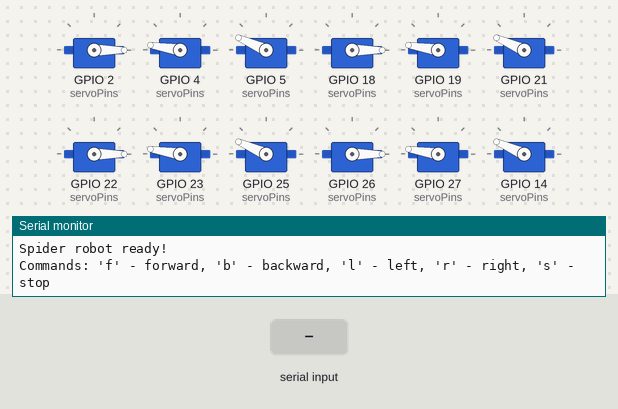
This sketch was run on a simulated ESP32. Parts: 12 × servo, the last lines printed to the serial monitor. The inputs (shaded band) are chosen by the test bench.

Above: at 4.2 s.
4.3 s: "f" received over Serial
At 4.74 s:
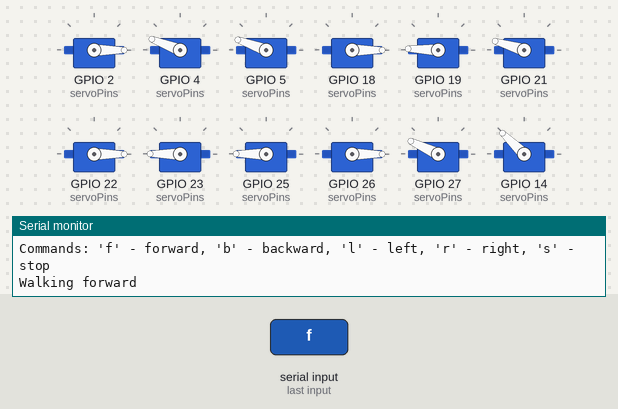
At 5.36 s:
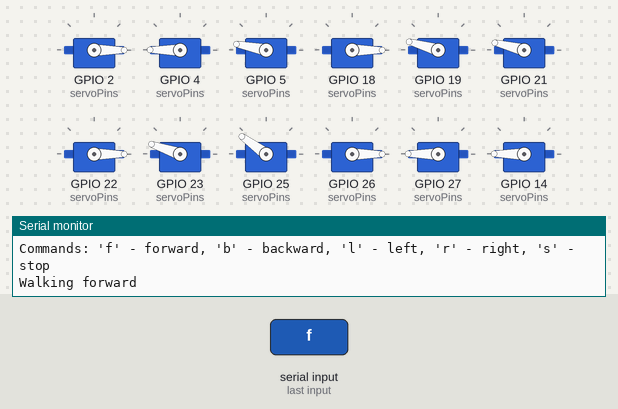
7.3 s: "b" received over Serial
At 8.54 s:
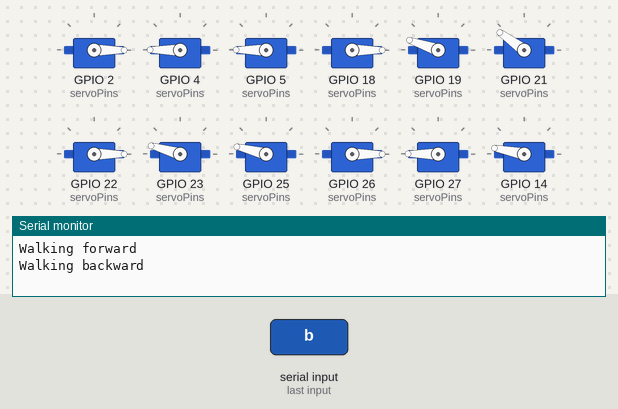
10.3 s: "l" received over Serial
At 11.36 s:
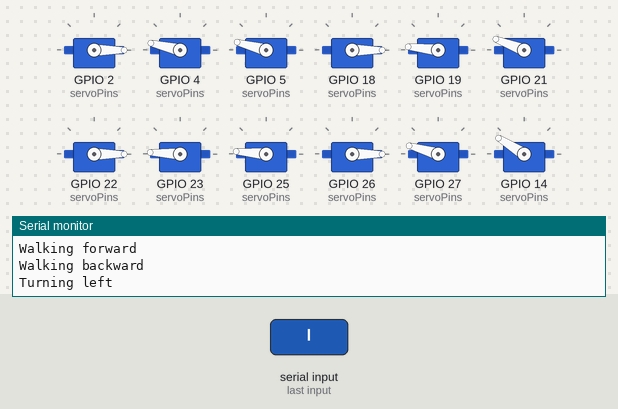
13.3 s: "r" received over Serial
16.3 s: "B" received over Serial
19.3 s: "R" received over Serial
Timing chart, 0 to 23.3 s (numbered marks = the images above; inputs shaded):
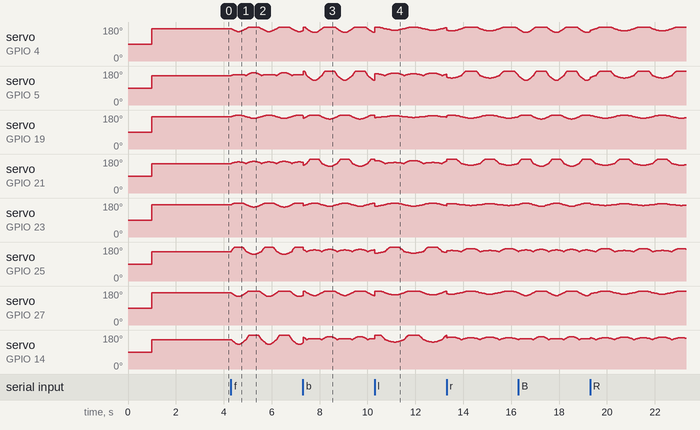

The sketch:

movement.ino
```cpp
#include <ESP32Servo.h>
#include <math.h>

// Constants for leg dimensions (in mm)
#define COXA_LENGTH 30.0    // Length of coxa (hip joint)
#define FEMUR_LENGTH 60.0   // Length of femur (thigh)
#define TIBIA_LENGTH 80.0   // Length of tibia (shin)

// Servo limits (in degrees)
#define SERVO_MIN 0
#define SERVO_MAX 180
#define SERVO_CENTER 90

// Robot configuration
#define NUM_LEGS 8
#define SERVOS_PER_LEG 3
#define TOTAL_SERVOS (NUM_LEGS * SERVOS_PER_LEG)

// Servo pin assignments for ESP32
const int servoPins[NUM_LEGS][SERVOS_PER_LEG] = {
  {2, 4, 5},    // Leg 0 (Front Right): Coxa, Femur, Tibia
  {18, 19, 21}, // Leg 1 (Mid Right)
  {22, 23, 25}, // Leg 2 (Rear Right)
  {26, 27, 14}, // Leg 3 (Rear Left)
  {12, 13, 15}, // Leg 4 (Mid Left)
  {16, 17, 32}, // Leg 5 (Front Left)
  {33, 34, 35}, // Leg 6 (Additional Front Right)
  {36, 37, 38}  // Leg 7 (Additional Front Left)
};

// Servo objects
Servo legServos[NUM_LEGS][SERVOS_PER_LEG];

// Leg position structure
struct LegPosition {
  float x, y, z;
};

// Joint angles structure
struct JointAngles {
  float coxa, femur, tibia;
};

// Default leg positions (relative to body center)
const LegPosition defaultPositions[NUM_LEGS] = {
  {100, -60, -80},  // Leg 0 (Front Right)
  {60, -100, -80},  // Leg 1 (Mid Right)
  {-60, -100, -80}, // Leg 2 (Rear Right)
  {-100, -60, -80}, // Leg 3 (Rear Left)
  {-100, 60, -80},  // Leg 4 (Mid Left)
  {-60, 100, -80},  // Leg 5 (Front Left)
  {60, 100, -80},   // Leg 6 (Additional Front Right)
  {100, 60, -80}    // Leg 7 (Additional Front Left)
};

// Current leg positions
LegPosition currentPositions[NUM_LEGS];

// Gait parameters
float gaitPhase = 0.0;
float stepHeight = 30.0;
float stepLength = 40.0;
bool movingForward = true;

// Movement state
enum MovementState {
  STANDING,
  WALKING_FORWARD,
  WALKING_BACKWARD,
  TURNING_LEFT,
  TURNING_RIGHT,
  CUSTOM_GAIT
};

MovementState currentState = STANDING;

void setup() {
  Serial.begin(115200);
  Serial.println("ESP32 Octopod Spider Robot Initializing...");

  // Initialize servos
  initializeServos();

  // Set initial positions
  for (int i = 0; i < NUM_LEGS; i++) {
    currentPositions[i] = defaultPositions[i];
  }

  // Move to home position
  moveToHomePosition();

  Serial.println("Spider robot ready!");
  Serial.println("Commands: 'f' - forward, 'b' - backward, 'l' - left, 'r' - right, 's' - stop");
}

void loop() {
  // Check for serial commands
  if (Serial.available()) {
    char command = Serial.read();
    handleCommand(command);
  }

  // Update movement based on current state
  updateMovement();

  // Small delay for smooth operation
  delay(20);
}

void initializeServos() {
  for (int leg = 0; leg < NUM_LEGS; leg++) {
    for (int joint = 0; joint < SERVOS_PER_LEG; joint++) {
      legServos[leg][joint].attach(servoPins[leg][joint]);
      legServos[leg][joint].write(SERVO_CENTER);
    }
  }
  delay(1000); // Allow servos to reach position
}

void handleCommand(char command) {
  switch (command) {
    case 'f':
    case 'F':
      currentState = WALKING_FORWARD;
      Serial.println("Walking forward");
      break;
    case 'b':
    case 'B':
      currentState = WALKING_BACKWARD;
      Serial.println("Walking backward");
      break;
    case 'l':
    case 'L':
      currentState = TURNING_LEFT;
      Serial.println("Turning left");
      break;
    case 'r':
    case 'R':
      currentState = TURNING_RIGHT;
      Serial.println("Turning right");
      break;
    case 's':
    case 'S':
      currentState = STANDING;
      Serial.println("Standing");
      break;
    default:
      Serial.println("Unknown command");
      break;
  }
}

void updateMovement() {
  switch (currentState) {
    case STANDING:
      standStill();
      break;
    case WALKING_FORWARD:
      walkForward();
      break;
    case WALKING_BACKWARD:
      walkBackward();
      break;
    case TURNING_LEFT:
      turnLeft();
      break;
    case TURNING_RIGHT:
      turnRight();
      break;
    case CUSTOM_GAIT:
      customGait();
      break;
  }
}

void standStill() {
  // Maintain default positions
  for (int i = 0; i < NUM_LEGS; i++) {
    currentPositions[i] = defaultPositions[i];
  }
  updateAllLegs();
}

void walkForward() {
  // Octopod gait: alternating tetrapod pattern
  // Group 1: legs 0, 2, 4, 6 move together
  // Group 2: legs 1, 3, 5, 7 move together

  gaitPhase += 0.1;
  if (gaitPhase >= 2 * PI) {
    gaitPhase = 0;
  }

  for (int leg = 0; leg < NUM_LEGS; leg++) {
    float legPhase = gaitPhase;
    if (leg % 2 == 1) {
      legPhase += PI; // Offset alternate legs by 180 degrees
    }

    float x_offset = stepLength * sin(legPhase) * 0.5;
    float z_offset = 0;

    // Lift leg during stance phase
    if (sin(legPhase) > 0) {
      z_offset = stepHeight * sin(legPhase);
    }

    currentPositions[leg].x = defaultPositions[leg].x + x_offset;
    currentPositions[leg].y = defaultPositions[leg].y;
    currentPositions[leg].z = defaultPositions[leg].z + z_offset;
  }

  updateAllLegs();
}

void walkBackward() {
  gaitPhase += 0.1;
  if (gaitPhase >= 2 * PI) {
    gaitPhase = 0;
  }

  for (int leg = 0; leg < NUM_LEGS; leg++) {
    float legPhase = gaitPhase;
    if (leg % 2 == 1) {
      legPhase += PI;
    }

    float x_offset = -stepLength * sin(legPhase) * 0.5;
    float z_offset = 0;

    if (sin(legPhase) > 0) {
      z_offset = stepHeight * sin(legPhase);
    }

    currentPositions[leg].x = defaultPositions[leg].x + x_offset;
    currentPositions[leg].y = defaultPositions[leg].y;
    currentPositions[leg].z = defaultPositions[leg].z + z_offset;
  }

  updateAllLegs();
}

void turnLeft() {
  gaitPhase += 0.08;
  if (gaitPhase >= 2 * PI) {
    gaitPhase = 0;
  }

  for (int leg = 0; leg < NUM_LEGS; leg++) {
    float legPhase = gaitPhase;
    if (leg % 2 == 1) {
      legPhase += PI;
    }

    // Different movement for left and right sides
    float direction = (leg < 4) ? 1 : -1; // Right side forward, left side backward
    float x_offset = direction * stepLength * sin(legPhase) * 0.3;
    float z_offset = 0;

    if (sin(legPhase) > 0) {
      z_offset = stepHeight * sin(legPhase);
    }

    currentPositions[leg].x = defaultPositions[leg].x + x_offset;
    currentPositions[leg].y = defaultPositions[leg].y;
    currentPositions[leg].z = defaultPositions[leg].z + z_offset;
  }

  updateAllLegs();
}

void turnRight() {
  gaitPhase += 0.08;
  if (gaitPhase >= 2 * PI) {
    gaitPhase = 0;
  }

  for (int leg = 0; leg < NUM_LEGS; leg++) {
    float legPhase = gaitPhase;
    if (leg % 2 == 1) {
      legPhase += PI;
    }

    // Different movement for left and right sides
    float direction = (leg < 4) ? -1 : 1; // Right side backward, left side forward
    float x_offset = direction * stepLength * sin(legPhase) * 0.3;
    float z_offset = 0;

    if (sin(legPhase) > 0) {
      z_offset = stepHeight * sin(legPhase);
    }

    currentPositions[leg].x = defaultPositions[leg].x + x_offset;
    currentPositions[leg].y = defaultPositions[leg].y;
    currentPositions[leg].z = defaultPositions[leg].z + z_offset;
  }

  updateAllLegs();
}

void customGait() {
  // Wave gait - each leg moves in sequence
  gaitPhase += 0.05;
  if (gaitPhase >= 2 * PI) {
    gaitPhase = 0;
  }

  for (int leg = 0; leg < NUM_LEGS; leg++) {
    float legPhase = gaitPhase + (leg * PI / 4); // Offset each leg by 45 degrees

    float x_offset = stepLength * sin(legPhase) * 0.5;
    float z_offset = 0;

    if (sin(legPhase) > 0) {
      z_offset = stepHeight * sin(legPhase);
    }

    currentPositions[leg].x = defaultPositions[leg].x + x_offset;
    currentPositions[leg].y = defaultPositions[leg].y;
    currentPositions[leg].z = defaultPositions[leg].z + z_offset;
  }

  updateAllLegs();
}

void updateAllLegs() {
  for (int leg = 0; leg < NUM_LEGS; leg++) {
    JointAngles angles = calculateInverseKinematics(currentPositions[leg], leg);
    moveServo(leg, 0, angles.coxa);   // Coxa
    moveServo(leg, 1, angles.femur);  // Femur
    moveServo(leg, 2, angles.tibia);  // Tibia
  }
}

JointAngles calculateInverseKinematics(LegPosition pos, int legIndex) {
  JointAngles angles;

  // Calculate coxa angle (horizontal rotation)
  angles.coxa = atan2(pos.y, pos.x) * 180.0 / PI;

  // Calculate distance from coxa joint to foot
  float horizontal_dist = sqrt(pos.x * pos.x + pos.y * pos.y) - COXA_LENGTH;
  float vertical_dist = -pos.z; // Negative because z is downward

  // Distance from femur joint to foot
  float leg_length = sqrt(horizontal_dist * horizontal_dist + vertical_dist * vertical_dist);

  // Check if position is reachable
  if (leg_length > (FEMUR_LENGTH + TIBIA_LENGTH)) {
    leg_length = FEMUR_LENGTH + TIBIA_LENGTH - 5; // Slightly less than max reach
  }

  // Calculate femur angle using law of cosines
  float cos_femur = (FEMUR_LENGTH * FEMUR_LENGTH + leg_length * leg_length - TIBIA_LENGTH * TIBIA_LENGTH) /
                    (2 * FEMUR_LENGTH * leg_length);
  cos_femur = constrain(cos_femur, -1.0, 1.0);

  float femur_angle = acos(cos_femur) * 180.0 / PI;
  float ground_angle = atan2(vertical_dist, horizontal_dist) * 180.0 / PI;
  angles.femur = femur_angle + ground_angle;

  // Calculate tibia angle
  float cos_tibia = (FEMUR_LENGTH * FEMUR_LENGTH + TIBIA_LENGTH * TIBIA_LENGTH - leg_length * leg_length) /
                    (2 * FEMUR_LENGTH * TIBIA_LENGTH);
  cos_tibia = constrain(cos_tibia, -1.0, 1.0);
  angles.tibia = 180.0 - (acos(cos_tibia) * 180.0 / PI);

  // Apply leg-specific offsets and constraints
  angles.coxa = constrainServoAngle(angles.coxa + getCoxaOffset(legIndex));
  angles.femur = constrainServoAngle(angles.femur + getFemurOffset(legIndex));
  angles.tibia = constrainServoAngle(angles.tibia + getTibiaOffset(legIndex));

  return angles;
}

float getCoxaOffset(int legIndex) {
  // Leg-specific offsets to account for mounting orientation
  float offsets[NUM_LEGS] = {0, 45, 90, 135, 180, 225, 270, 315};
  return offsets[legIndex];
}

float getFemurOffset(int legIndex) {
  // Adjust for servo mounting orientation
  return (legIndex < 4) ? 90 : 90; // Right side vs left side
}

float getTibiaOffset(int legIndex) {
  // Adjust for servo mounting orientation
  return (legIndex < 4) ? 90 : 90;
}

float constrainServoAngle(float angle) {
  return constrain(angle, SERVO_MIN, SERVO_MAX);
}

void moveServo(int leg, int joint, float angle) {
  int servoAngle = (int)angle;
  servoAngle = constrain(servoAngle, SERVO_MIN, SERVO_MAX);
  legServos[leg][joint].write(servoAngle);
}

void moveToHomePosition() {
  Serial.println("Moving to home position...");

  // Calculate angles for default positions
  for (int leg = 0; leg < NUM_LEGS; leg++) {
    JointAngles angles = calculateInverseKinematics(defaultPositions[leg], leg);
    moveServo(leg, 0, angles.coxa);
    moveServo(leg, 1, angles.femur);
    moveServo(leg, 2, angles.tibia);
  }

  delay(2000); // Allow time to reach position
  Serial.println("Home position reached.");
}

// Utility function to print current leg positions (for debugging)
void printLegPositions() {
  for (int i = 0; i < NUM_LEGS; i++) {
    Serial.print("Leg ");
    Serial.print(i);
    Serial.print(": X=");
    Serial.print(currentPositions[i].x);
    Serial.print(" Y=");
    Serial.print(currentPositions[i].y);
    Serial.print(" Z=");
    Serial.println(currentPositions[i].z);
  }
}
```
